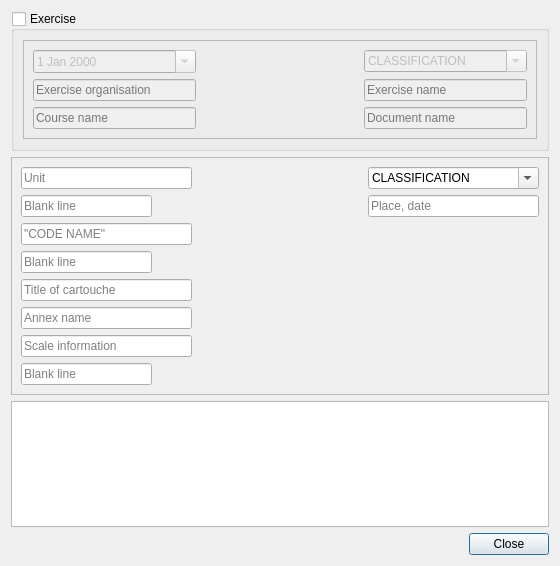
<?xml version="1.0" encoding="UTF-8"?>
<ui version="4.0">
 <class>CaseDialog</class>
 <widget class="QDialog" name="CaseDialog">
  <property name="windowModality">
   <enum>Qt::ApplicationModal</enum>
  </property>
  <property name="geometry">
   <rect>
    <x>0</x>
    <y>0</y>
    <width>560</width>
    <height>566</height>
   </rect>
  </property>
  <property name="windowTitle">
   <string>MapCartouche</string>
  </property>
  <layout class="QGridLayout" name="gridLayout">
   <item row="17" column="0">
    <widget class="QGraphicsView" name="mapcartoucheView"/>
   </item>
   <item row="0" column="0">
    <widget class="QGroupBox" name="exerciseGroupBox">
     <property name="title">
      <string>Exercise</string>
     </property>
     <property name="checkable">
      <bool>true</bool>
     </property>
     <property name="checked">
      <bool>false</bool>
     </property>
     <layout class="QHBoxLayout" name="horizontalLayout_2">
      <item>
       <widget class="QFrame" name="frame">
        <property name="frameShape">
         <enum>QFrame::StyledPanel</enum>
        </property>
        <property name="frameShadow">
         <enum>QFrame::Raised</enum>
        </property>
        <layout class="QGridLayout" name="gridLayout_3">
         <item row="1" column="0">
          <widget class="QDateEdit" name="exercisedateLE">
           <property name="calendarPopup">
            <bool>true</bool>
           </property>
          </widget>
         </item>
         <item row="3" column="0">
          <widget class="QLineEdit" name="coursetitleLE">
           <property name="placeholderText">
            <string>Course name</string>
           </property>
          </widget>
         </item>
         <item row="2" column="2">
          <widget class="QLineEdit" name="exercisetitleLE">
           <property name="placeholderText">
            <string>Exercise name</string>
           </property>
          </widget>
         </item>
         <item row="2" column="0">
          <widget class="QLineEdit" name="exerciseorganisationLE">
           <property name="placeholderText">
            <string>Exercise organisation</string>
           </property>
          </widget>
         </item>
         <item row="3" column="2">
          <widget class="QLineEdit" name="documenttitleLE">
           <property name="placeholderText">
            <string>Document name</string>
           </property>
          </widget>
         </item>
         <item row="1" column="2">
          <widget class="QComboBox" name="classification1">
           <property name="editable">
            <bool>true</bool>
           </property>
           <item>
            <property name="text">
             <string>CLASSIFICATION</string>
            </property>
           </item>
          </widget>
         </item>
         <item row="1" column="1">
          <spacer name="horizontalSpacer_3">
           <property name="orientation">
            <enum>Qt::Horizontal</enum>
           </property>
           <property name="sizeHint" stdset="0">
            <size>
             <width>40</width>
             <height>20</height>
            </size>
           </property>
          </spacer>
         </item>
         <item row="3" column="1">
          <spacer name="horizontalSpacer_4">
           <property name="orientation">
            <enum>Qt::Horizontal</enum>
           </property>
           <property name="sizeHint" stdset="0">
            <size>
             <width>40</width>
             <height>20</height>
            </size>
           </property>
          </spacer>
         </item>
        </layout>
       </widget>
      </item>
     </layout>
    </widget>
   </item>
   <item row="18" column="0">
    <widget class="QDialogButtonBox" name="buttonBox">
     <property name="orientation">
      <enum>Qt::Horizontal</enum>
     </property>
     <property name="standardButtons">
      <set>QDialogButtonBox::Close</set>
     </property>
    </widget>
   </item>
   <item row="1" column="0">
    <widget class="QFrame" name="frame_2">
     <property name="frameShape">
      <enum>QFrame::StyledPanel</enum>
     </property>
     <property name="frameShadow">
      <enum>QFrame::Raised</enum>
     </property>
     <layout class="QGridLayout" name="gridLayout_4">
      <item row="0" column="2">
       <widget class="QComboBox" name="classification2">
        <property name="editable">
         <bool>true</bool>
        </property>
        <item>
         <property name="text">
          <string>CLASSIFICATION</string>
         </property>
        </item>
       </widget>
      </item>
      <item row="0" column="1">
       <spacer name="horizontalSpacer">
        <property name="orientation">
         <enum>Qt::Horizontal</enum>
        </property>
        <property name="sizeHint" stdset="0">
         <size>
          <width>40</width>
          <height>20</height>
         </size>
        </property>
       </spacer>
      </item>
      <item row="0" column="0">
       <widget class="QLineEdit" name="troopstitleLE">
        <property name="placeholderText">
         <string>Unit</string>
        </property>
       </widget>
      </item>
      <item row="2" column="0">
       <widget class="QLineEdit" name="codenameLE">
        <property name="placeholderText">
         <string>&quot;CODE NAME&quot;</string>
        </property>
       </widget>
      </item>
      <item row="4" column="0">
       <widget class="QLineEdit" name="cartouchecircumscriptionLE">
        <property name="placeholderText">
         <string>Title of cartouche</string>
        </property>
       </widget>
      </item>
      <item row="5" column="0">
       <widget class="QLineEdit" name="supplementtitleLE">
        <property name="placeholderText">
         <string>Annex name</string>
        </property>
       </widget>
      </item>
      <item row="6" column="0">
       <widget class="QLineEdit" name="scaletitleLE">
        <property name="inputMask">
         <string/>
        </property>
        <property name="placeholderText">
         <string>Scale information</string>
        </property>
       </widget>
      </item>
      <item row="1" column="0">
       <layout class="QHBoxLayout" name="horizontalLayout_3" stretch="2,0">
        <item>
         <widget class="QLineEdit" name="lineEdit">
          <property name="placeholderText">
           <string>Blank line</string>
          </property>
         </widget>
        </item>
        <item>
         <spacer name="horizontalSpacer_7">
          <property name="orientation">
           <enum>Qt::Horizontal</enum>
          </property>
          <property name="sizeHint" stdset="0">
           <size>
            <width>40</width>
            <height>20</height>
           </size>
          </property>
         </spacer>
        </item>
       </layout>
      </item>
      <item row="3" column="0">
       <layout class="QHBoxLayout" name="horizontalLayout_4" stretch="2,0">
        <item>
         <widget class="QLineEdit" name="lineEdit_2">
          <property name="placeholderText">
           <string>Blank line</string>
          </property>
         </widget>
        </item>
        <item>
         <spacer name="horizontalSpacer_6">
          <property name="orientation">
           <enum>Qt::Horizontal</enum>
          </property>
          <property name="sizeHint" stdset="0">
           <size>
            <width>40</width>
            <height>20</height>
           </size>
          </property>
         </spacer>
        </item>
       </layout>
      </item>
      <item row="7" column="0">
       <layout class="QHBoxLayout" name="horizontalLayout_5" stretch="2,0">
        <item>
         <widget class="QLineEdit" name="lineEdit_3">
          <property name="placeholderText">
           <string>Blank line</string>
          </property>
         </widget>
        </item>
        <item>
         <spacer name="horizontalSpacer_5">
          <property name="orientation">
           <enum>Qt::Horizontal</enum>
          </property>
          <property name="sizeHint" stdset="0">
           <size>
            <width>40</width>
            <height>20</height>
           </size>
          </property>
         </spacer>
        </item>
       </layout>
      </item>
      <item row="7" column="1">
       <spacer name="horizontalSpacer_2">
        <property name="orientation">
         <enum>Qt::Horizontal</enum>
        </property>
        <property name="sizeHint" stdset="0">
         <size>
          <width>40</width>
          <height>20</height>
         </size>
        </property>
       </spacer>
      </item>
      <item row="1" column="2">
       <widget class="QLineEdit" name="placedateLE">
        <property name="placeholderText">
         <string>Place, date</string>
        </property>
       </widget>
      </item>
     </layout>
    </widget>
   </item>
  </layout>
 </widget>
 <resources/>
 <connections>
  <connection>
   <sender>buttonBox</sender>
   <signal>accepted()</signal>
   <receiver>CaseDialog</receiver>
   <slot>accept()</slot>
   <hints>
    <hint type="sourcelabel">
     <x>248</x>
     <y>254</y>
    </hint>
    <hint type="destinationlabel">
     <x>157</x>
     <y>274</y>
    </hint>
   </hints>
  </connection>
  <connection>
   <sender>buttonBox</sender>
   <signal>rejected()</signal>
   <receiver>CaseDialog</receiver>
   <slot>reject()</slot>
   <hints>
    <hint type="sourcelabel">
     <x>316</x>
     <y>260</y>
    </hint>
    <hint type="destinationlabel">
     <x>286</x>
     <y>274</y>
    </hint>
   </hints>
  </connection>
 </connections>
</ui>
